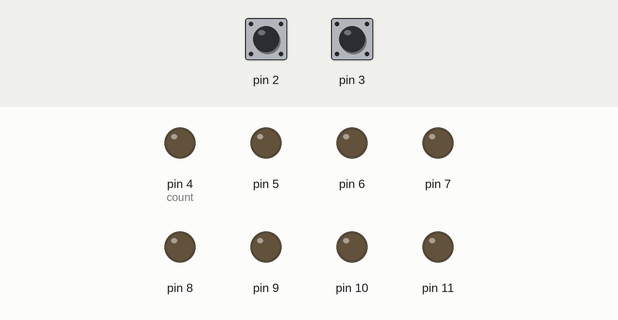
Simulated run of this sketch. Board: Arduino Uno, built with avr-gcc and run on an emulated ATmega328P. Parts: output pins drawn as LEDs (lit = HIGH). Inputs (shaded band) come from the test bench; at power-on: pin 3 HIGH, pin 2 HIGH.

Above: at 1.2 s.
1.3 s: pin 3 pulled LOW for 0.15 s
At 2.6 s:
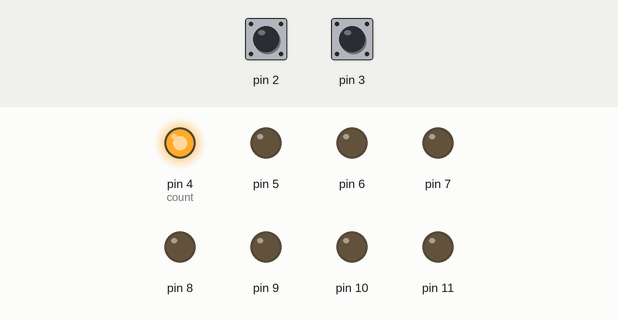
2.9 s: pin 3 pulled LOW for 1 s
At 5.1 s:
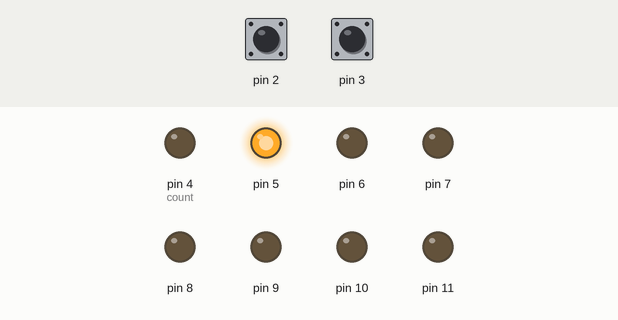
5.4 s: pin 3 pulled LOW for 0.15 s
At 5.8 s:
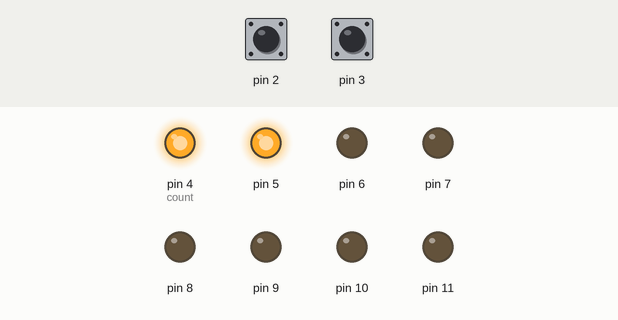
7.0 s: pin 3 pulled LOW for 3.2 s
At 11.2 s:
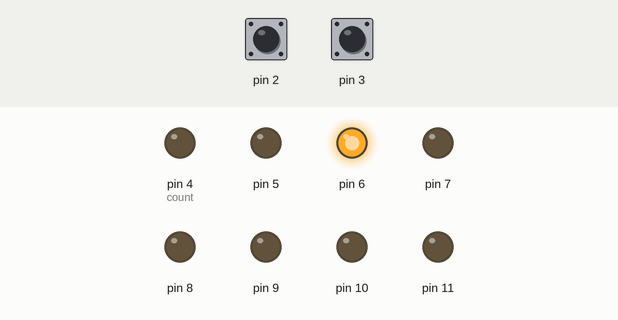
11.7 s: pin 3 pulled LOW for 0.15 s
At 13.0 s:
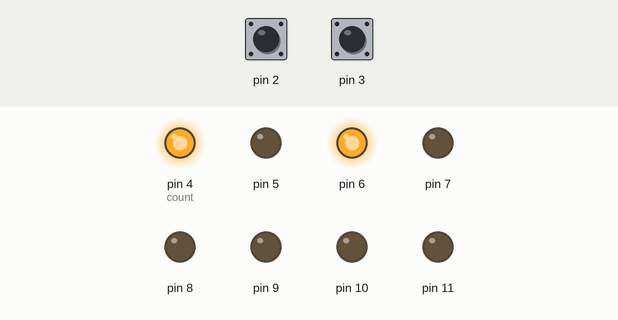
13.3 s: pin 3 pulled LOW for 1 s
At 15.5 s:
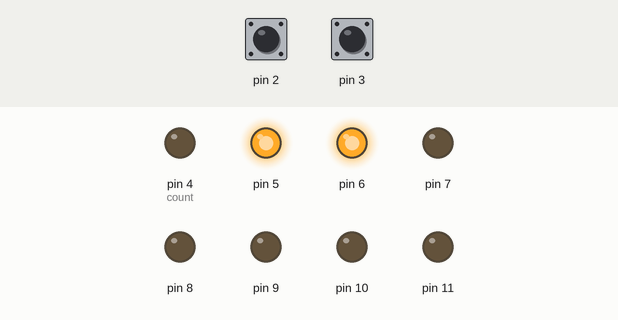
Timing chart, 0 to 16.8 s (numbered marks = the images above; inputs shaded):
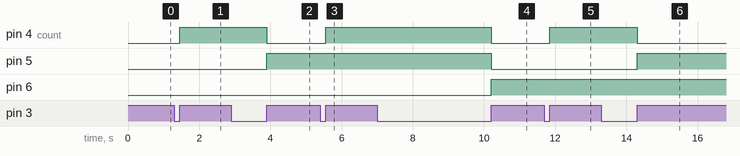

The sketch:

bit-counter.ino
```cpp
int Number = 0;
bool valueBtnInc;
bool prevValueBtnInc = true;
bool checkIncBtn;
bool valueBtnDec;
bool prevValueBtnDec = true;
bool checkDecBtn;
int count = 0;
void setup()
{
  for (int i = 4; i <= 11; i++)
  {
    pinMode(i, OUTPUT);
  }

  pinMode(2, INPUT_PULLUP);
  pinMode(3, INPUT_PULLUP);
  Serial.begin(9600);
}

void loop()
{

  valueBtnDec = digitalRead(2);
  checkDecBtn = checkDecBtnState(valueBtnDec, prevValueBtnDec);
  if (checkDecBtn)
  {

    count++;
    if (count % 2 == 0)
    {

      if (Number > 0)
      {
        Number = Number - 1;
        calculate(Number);
      }

      count = 0;
    }
  }

  valueBtnInc = digitalRead(3);
  checkIncBtn = checkIncBtnState(valueBtnInc, prevValueBtnInc);
  if (checkIncBtn)
  {

    count++;
    if (count % 2 == 0)
    {

      if (Number < 255)
      {
        Number = Number + 1;
        calculate(Number);
      }

      count = 0;
    }
  }

  prevValueBtnDec = valueBtnDec;
  prevValueBtnInc = valueBtnInc;
}

bool checkIncBtnState(bool now, bool before)
{

  if (now != before)
  {

    return true;
  }
  else
  {
    return false;
  }
}

bool checkDecBtnState(bool now, bool before)
{

  if (now != before)
  {

    return true;
  }
  else
  {
    return false;
  }
}

void calculate(int val)
{

  int dataArray[8] = {128, 64, 32, 16, 8, 4, 2, 1};
  int bitArray[8] = {0, 0, 0, 0, 0, 0, 0, 0};

  for (int i = 0; i < 8; i++)
  {
    bitArray[i] = val / dataArray[i];
    val = val % dataArray[i];
  }

  int count = 4;
  for (int i = 7; i >= 0; i--)
  {
    digitalWrite(count, bitArray[i]);
    count = count + 1;
  }
}
```

Measured:
- after the input at 1.3 s, pin 4 (count): LOW → HIGH after 0.15 s
- after the input at 2.9 s, pin 4 (count): HIGH → LOW after 1.0 s; pin 5: LOW → HIGH after 1.0 s
- after the input at 5.4 s, pin 4 (count): LOW → HIGH after 0.15 s
- after the input at 7.0 s, pin 4 (count), pin 5: HIGH → LOW after 3.2 s; pin 6: LOW → HIGH after 3.2 s
- after the input at 11.7 s, pin 4 (count): LOW → HIGH after 0.15 s
- after the input at 13.3 s, pin 4 (count): HIGH → LOW after 1.0 s; pin 5: LOW → HIGH after 1.0 s
